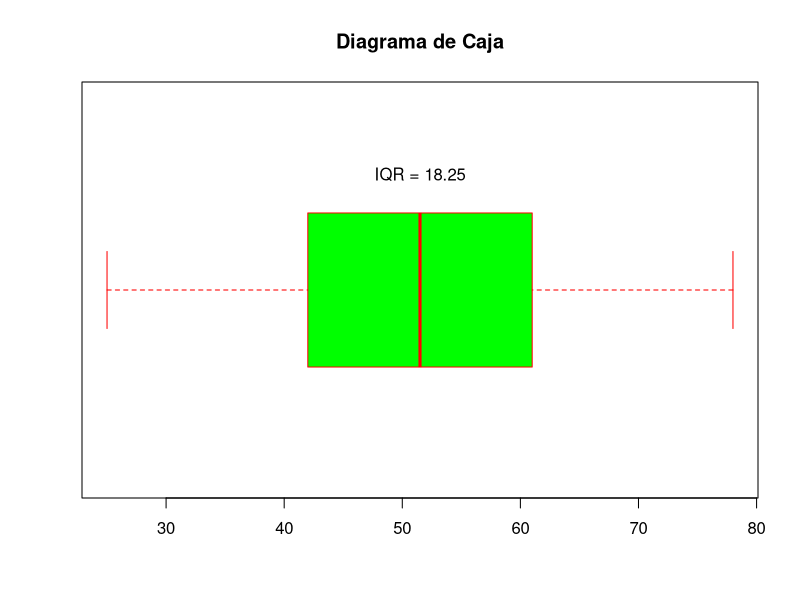

Write R code to recreate this figure.

clc <- function(){
  cat("\014")
}

clc()

################################################################################

datos = c(40, 35, 76, 63, 48, 59, 67, 71, 33, 69, 53, 51, 28, 25, 36, 32, 61, 60, 49, 78, 48, 42, 58, 52, 50, 66, 58, 44, 44, 56)

# b)

quantile(datos, prob = c(0.25, 0.5, 0.75)) # Cuartiles

# c)

mean(datos) # Media
median(datos) # Mediana
tabla = table(datos)
sort(tabla, decreasing = TRUE) # Moda

sd(datos) # Desviacion Estandar
var(datos) # Varianza
mean(abs(datos - mean(datos))) # Desviacion Media
median(abs(datos - median(datos))) # Desviacion Mediana

# d)

summary(datos)

boxplot(datos, main = "Diagrama de Caja", horizontal = TRUE, border = "red", col = "green")
text((max(datos)+min(datos))/2, 1.3, labels = paste0("IQR = ", IQR(datos)))
